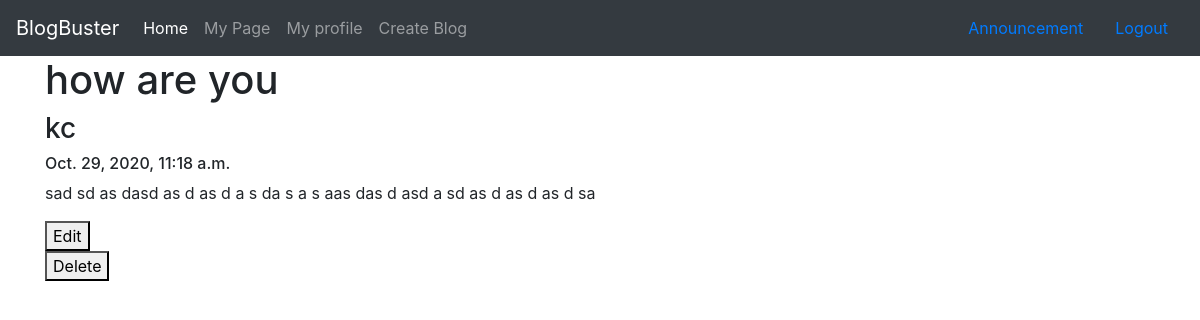
Before: /mypage/17/ (signed in) with the older database file.
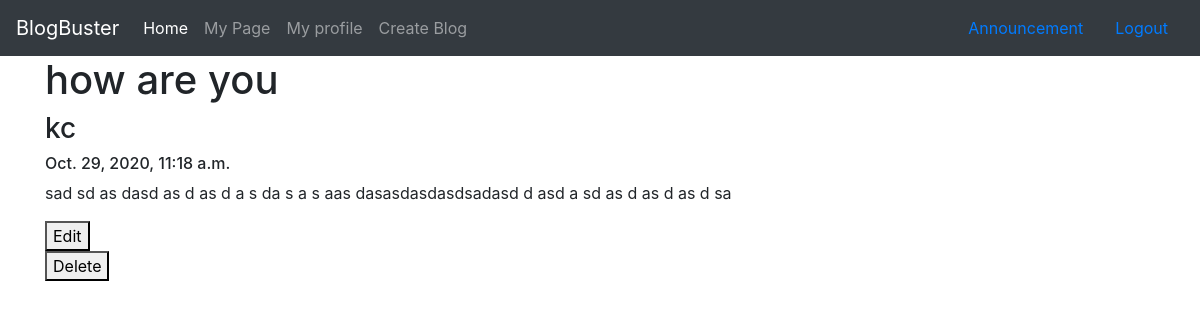
After: the same page with the newer database file.
### blogger/models.py (models this page shows, shortened)
class BlogPost(models.Model):
    blog_title = models.CharField(max_length=250)
    blog_content = models.TextField(blank=True)
    blog_publish = models.DateTimeField(auto_now_add=True)
    blog_user = models.ForeignKey(User, on_delete=models.CASCADE)

### blogger/views.py (the view)
# urls.py: path('mypage/<int:blog_pk>/', views.viewblog, name='viewblog'),
@login_required()
def viewblog(request,blog_pk):
    content = get_object_or_404(BlogPost, pk=blog_pk, blog_user=request.user)
    return render(request, 'blogger/viewblog.html', {'content':content})

### blogger/templates/blogger/viewblog.html (shortened to what this page needs)
{% extends 'blogger/base.html' %}
{% block content %}
<div class="container">
<h1>{{content.blog_title}}</h1></a>
<h3>{{content.blog_user}}</h3>
<h6>{{content.blog_publish}}</h6>
<p>{{content.blog_content }}</p>
<form method="GET" action="{% url 'editblog' content.id %}">
    <button type="submit">Edit</button>
  </form>
  <form method="POST" action="{% url 'deleteblog' content.id %}">
    <button type="submit">Delete</button>
  </form>
</div>
{% endblock %}

Changed rows visible on the page:
changed BlogPost "how are you": blog_content "sad sd as dasd as d as d a s da s a s aas das d asd a sd as d as d as d sa" → "sad sd as dasd as d as d a s da s a s aas dasasdasdasdsadasd d asd a sd as d as d as d sa"
